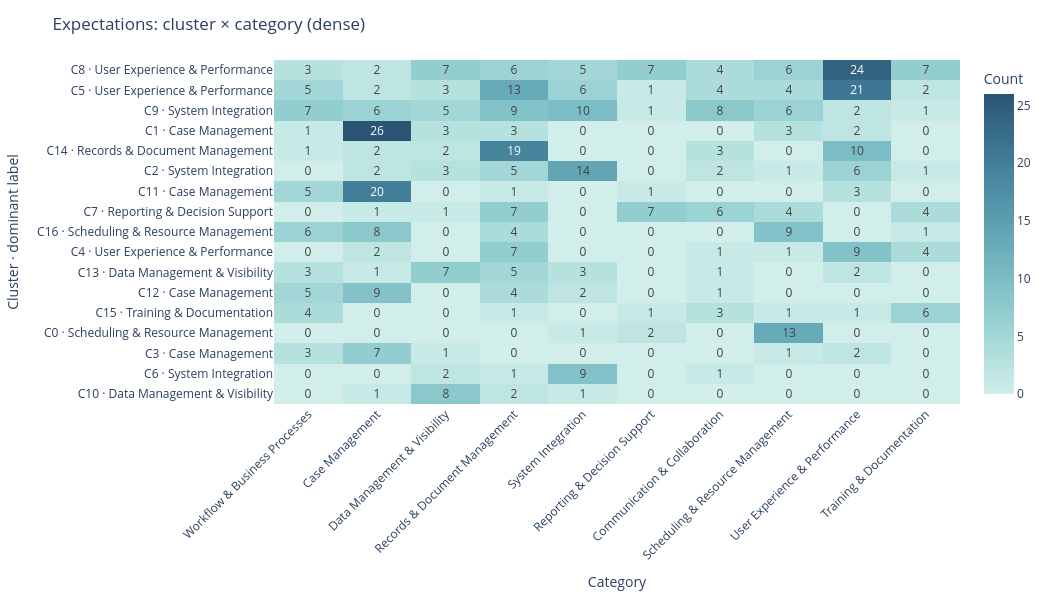

Write notebook code for a chart like this one.
### Code cell
# Dense heatmap: each cluster (row) × per-record Category (column).
# Two labels per record (Cluster_Label + Category) spread expectations across more
# cells, so the grid is denser than a focus-group × category view.
cc = expectations_df[expectations_df["Cluster"] != -1].copy()
cc["Cluster · label"] = "C" + cc["Cluster"].astype(str) + " · " + cc["Cluster_Label"]
heatmap_df = pd.crosstab(cc["Cluster · label"], cc["Category"])
heatmap_df = heatmap_df.reindex(columns=[c for c in CATEGORY_ORDER if c in heatmap_df.columns])
heatmap_df = heatmap_df.loc[heatmap_df.sum(axis=1).sort_values(ascending=False).index]
fig_heatmap = px.imshow(
    heatmap_df,
    labels=dict(x="Category", y="Cluster · dominant label", color="Count"),
    color_continuous_scale="Teal", text_auto=True, aspect="auto",
)
fig_heatmap.update_layout(
    title="Expectations: cluster × category (dense)",
    height=max(600, 24 * len(heatmap_df) + 140), width=1050,
    xaxis_tickangle=-45, template="plotly_white",
)
fig_heatmap.show()

### Figure 1 — Plotly figure (JSON) as saved in the notebook; plotly's stock layout.template omitted (floating-point values rounded to 4 significant figures; data arrays with more than 128 entries replaced by an {"elided": "..."} marker saying what was removed)
{"data": [{"coloraxis": "coloraxis", "hovertemplate": "Category: %{x}<br>Cluster · dominant label: %{y}<br>Count: %{z}<extra></extra>", "name": "0", "texttemplate": "%{z}", "type": "heatmap", "x": ["Workflow & Business Processes", "Case Management", "Data Management & Visibility", "Records & Document Management", "System Integration", "Reporting & Decision Support", "Communication & Collaboration", "Scheduling & Resource Management", "User Experience & Performance", "Training & Documentation"], "xaxis": "x", "y": ["C8 · User Experience & Performance", "C5 · User Experience & Performance", "C9 · System Integration", "C1 · Case Management", "C14 · Records & Document Management", "C2 · System Integration", "C11 · Case Management", "C7 · Reporting & Decision Support", "C16 · Scheduling & Resource Management", "C4 · User Experience & Performance", "C13 · Data Management & Visibility", "C12 · Case Management", "C15 · Training & Documentation", "C0 · Scheduling & Resource Management", "C3 · Case Management", "C6 · System Integration", "C10 · Data Management & Visibility"], "yaxis": "y", "z": {"elided": "17x10 int values"}}], "layout": {"coloraxis": {"autocolorscale": false, "colorbar": {"title": {"text": "Count"}}, "colorscale": [[0, "rgb(209, 238, 234)"], [0.1667, "rgb(168, 219, 217)"], [0.3333, "rgb(133, 196, 201)"], [0.5, "rgb(104, 171, 184)"], [0.6667, "rgb(79, 144, 166)"], [0.8333, "rgb(59, 115, 143)"], [1, "rgb(42, 86, 116)"]]}, "height": 600, "margin": {"t": 60}, "title": {"text": "Expectations: cluster × category (dense)"}, "width": 1050, "xaxis": {"anchor": "y", "domain": [0, 1], "tickangle": -45, "title": {"text": "Category"}}, "yaxis": {"anchor": "x", "autorange": "reversed", "domain": [0, 1], "title": {"text": "Cluster · dominant label"}}}}
